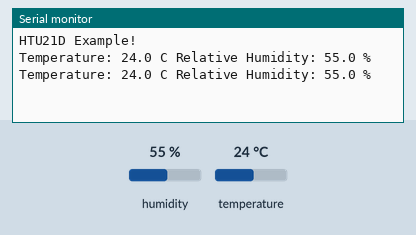
Simulated run of this sketch. Board: ESP32. On the bench: the last lines printed to the serial monitor. Wiring (inferred from the names in the program): HTU21/Si7021 sensor at I2C address 0x40. The inputs (shaded band) are chosen by the test bench; at power-on: humidity 55 %, temperature 24 °C.

Above: at 1.9 s.
2.0 s: humidity set to 22 %
At 3.2 s:
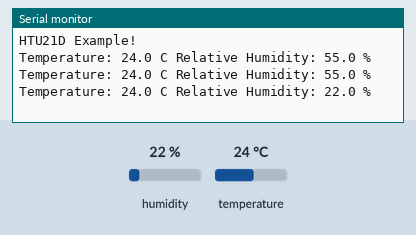
3.5 s: temperature set to 12 °C
At 4.4 s:
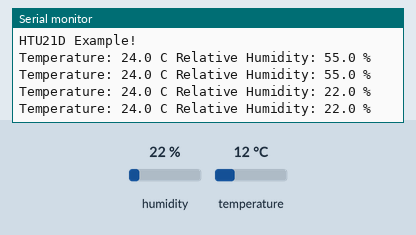
5.0 s: humidity set to 40 %
At 6.4 s:
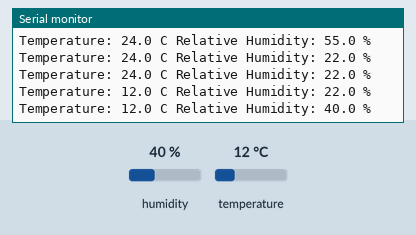
Timing chart, 0 to 8.0 s (numbered marks = the images above; inputs shaded):
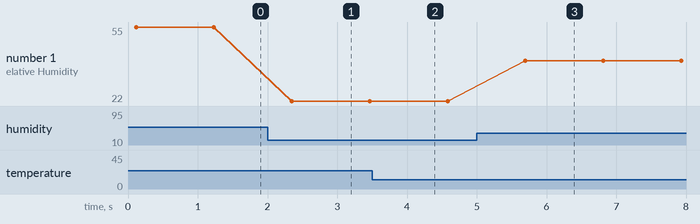

Measured:
- after the input at 2.0 s, the serial monitor: prints a new line after 0.35 s (image 1)
- after the input at 5.0 s, the serial monitor: prints a new line after 0.70 s (image 3)
- plotted number 1: 55 → 22 after the input at 2.0 s, 22 → 40 after the input at 5.0 s

The sketch:

SparkFun_HTU21D_Example.ino
```cpp
// (licence header left out)
#include <Wire.h>

#define HTDU21D_ADDRESS 0x40  //Unshifted 7-bit I2C address for the sensor

#define TRIGGER_TEMP_MEASURE_HOLD  0xE3
#define TRIGGER_HUMD_MEASURE_HOLD  0xE5
#define TRIGGER_TEMP_MEASURE_NOHOLD  0xF3
#define TRIGGER_HUMD_MEASURE_NOHOLD  0xF5
#define WRITE_USER_REG  0xE6
#define READ_USER_REG  0xE7
#define SOFT_RESET  0xFE

byte sensorStatus;

void setup()
{
  Serial.begin(9600);
  Serial.println("HTU21D Example!");

  Wire.begin();
}

void loop()
{
  unsigned int rawHumidity = htdu21d_readHumidity();
  unsigned int rawTemperature = htdu21d_readTemp();

  float temperature = calc_temp(rawTemperature);
  float relativeHumidity = calc_humidity(rawHumidity); //Turn the humidity signal into actual humidity

  Serial.print("Temperature: ");
  Serial.print(temperature, 1); //Print float with one decimal
  Serial.print(" C");
  Serial.print(" Relative Humidity: ");
  Serial.print(relativeHumidity, 1);
  Serial.print(" %");
  Serial.println();
  delay(1000);
}

//Read the uncompensated temperature value
unsigned int htdu21d_readTemp()
{
  //Request the temperature
  Wire.beginTransmission(HTDU21D_ADDRESS);
  Wire.write(TRIGGER_TEMP_MEASURE_NOHOLD);
  Wire.endTransmission();

  //Wait for sensor to complete measurement
  delay(60); //44-50 ms max - we could also poll the sensor

  //Comes back in three bytes, data(MSB) / data(LSB) / CRC
  Wire.requestFrom(HTDU21D_ADDRESS, 3);

  //Wait for data to become available
  int counter = 0;
  while(Wire.available() < 3)
  {
    counter++;
    delay(1);
    if(counter > 100) return 998; //Error out
  }

  unsigned char msb, lsb, crc;
  msb = Wire.read();
  lsb = Wire.read();
  crc = Wire.read(); //We don't do anything with CRC for now

  unsigned int temperature = ((unsigned int)msb << 8) | lsb;
  temperature &= 0xFFFC; //Zero out the status bits but keep them in place

  return temperature;
}

//Read the humidity
unsigned int htdu21d_readHumidity()
{
  byte msb, lsb, checksum;

  //Request a humidity reading
  Wire.beginTransmission(HTDU21D_ADDRESS);
  Wire.write(TRIGGER_HUMD_MEASURE_NOHOLD); //Measure humidity with no bus holding
  Wire.endTransmission();

  //Hang out while measurement is taken. 50mS max, page 4 of datasheet.
  delay(55);

  //Read result
  Wire.requestFrom(HTDU21D_ADDRESS, 3);

  //Wait for data to become available
  int counter = 0;
  while(Wire.available() < 3)
  {
    counter++;
    delay(1);
    if(counter > 100) return 0; //Error out
  }

  msb = Wire.read();
  lsb = Wire.read();
  checksum = Wire.read();

  unsigned int rawHumidity = ((unsigned int) msb << 8) | (unsigned int) lsb;
  rawHumidity &= 0xFFFC; //Zero out the status bits but keep them in place

  return(rawHumidity);
}

//Given the raw temperature data, calculate the actual temperature
float calc_temp(int SigTemp)
{
  float tempSigTemp = SigTemp / (float)65536; //2^16 = 65536
  float realTemperature = -46.85 + (175.72 * tempSigTemp); //From page 14

  return(realTemperature);
}

//Given the raw humidity data, calculate the actual relative humidity
float calc_humidity(int SigRH)
{
  float tempSigRH = SigRH / (float)65536; //2^16 = 65536
  float rh = -6 + (125 * tempSigRH); //From page 14

  return(rh);
}

//Read the user register
byte read_user_register(void)
{
  byte userRegister;

  //Request the user register
  Wire.beginTransmission(HTDU21D_ADDRESS);
  Wire.write(READ_USER_REG); //Read the user register
  Wire.endTransmission();

  //Read result
  Wire.requestFrom(HTDU21D_ADDRESS, 1);

  userRegister = Wire.read();

  return(userRegister);
}

//Write to the user register
//NOTE: We disable all bits except for measurement resolution
//Bit 7 & 0 = Measurement resolution
//Bit 6 = Status of battery
//Bit 5/4/3 = Reserved
//Bit 2 = Enable on-board heater
//Bit 1 = Disable OTP reload
void write_user_register(byte thing_to_write)
{
  byte userRegister = read_user_register(); //Go get the current register state
  userRegister &= 0b01111110; //Turn off the resolution bits
  thing_to_write &= 0b10000001; //Turn off all other bits but resolution bits
  userRegister |= thing_to_write; //Mask in the requested resolution bits

  //Request a write to user register
  Wire.beginTransmission(HTDU21D_ADDRESS);
  Wire.write(WRITE_USER_REG); //Write to the user register
  Wire.write(userRegister); //Write to the data
  Wire.endTransmission();
}

//Give this function the 2 byte message (measurement) and the check_value byte from the HTU21D
//If it returns 0, then the transmission was good
//If it returns something other than 0, then the communication was corrupted
//From: http://www.nongnu.org/avr-libc/user-manual/group__util__crc.html
//POLYNOMIAL = 0x0131 = x^8 + x^5 + x^4 + 1 : http://en.wikipedia.org/wiki/Computation_of_cyclic_redundancy_checks
#define SHIFTED_DIVISOR 0x988000 //This is the 0x0131 polynomial shifted to farthest left of three bytes

unsigned int check_crc(uint16_t message_from_sensor, uint8_t check_value_from_sensor)
{
  //Test cases from datasheet:
  //message = 0xDC, result is 0x79
  //message = 0x683A, result is 0x7C
  //message = 0x4E85, result is 0x6B

  uint32_t remainder = (uint32_t)message_from_sensor << 8; //Pad with 8 bits because we have to add in the result/check value
  remainder |= check_value_from_sensor; //Add on the check value

  uint32_t divsor = (uint32_t)SHIFTED_DIVISOR;

  for (int i = 0 ; i < 16 ; i++) //Operate on only 16 positions of max 24. The remaining 8 are our remainder and should be zero when we're done.
  {
    //Serial.print("remainder:  ");
    //Serial.println(remainder, BIN);
    //Serial.print("divsor:     ");
    //Serial.println(divsor, BIN);
    //Serial.println();

    if( remainder & (uint32_t)1<<(23 - i) ) //Check if there is a one in the left position
      remainder ^= divsor;

    divsor >>= 1; //Rotate the divsor max 16 times so that we have 8 bits left of a remainder
  }

  return remainder;
}
```
